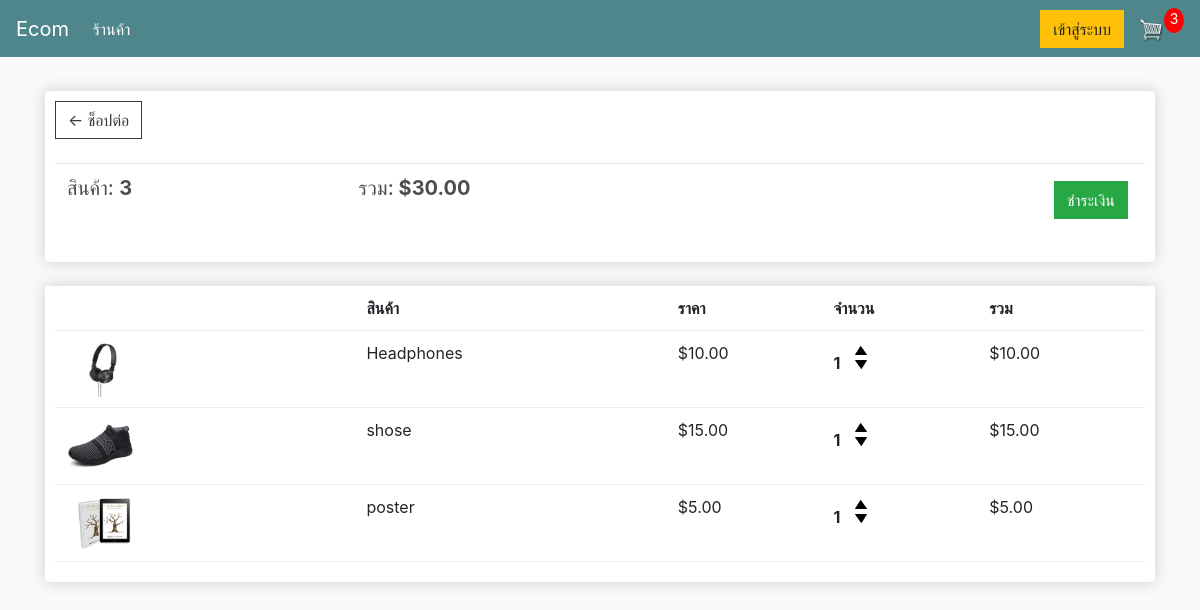
The app's page /cart/ (signed in) with its own data.
### store/models.py (models this page shows, shortened)
class Order(models.Model):
    customer = models.ForeignKey(Customer, on_delete=models.SET_NULL, null=True, blank=True)
    date_ordered = models.DateTimeField(auto_now_add=True)
    complete = models.BooleanField(default=False)
    transaction_id = models.CharField(max_length=100, null=True)
    charge_id = models.CharField(max_length=100, null=True, blank=True)  # เพิ่มฟิลด์ charge_id
    payment_status = models.CharField(max_length=50, choices=[('pending', 'Pending'), ('successful', 'Successful')], default='pending')
    @property
    def get_cart_total(self):
        orderitems = self.orderitem_set.all()
        total = sum([item.get_total for item in orderitems])
        return total
    @property
    def get_cart_items(self):
        orderitems = self.orderitem_set.all()
        total = sum([item.quantity for item in orderitems])
        return total

class OrderItem(models.Model):
    product = models.ForeignKey(Product, on_delete=models.SET_NULL, null=True)
    order = models.ForeignKey(Order, on_delete=models.SET_NULL, null=True)
    quantity = models.IntegerField(default=0, null=True, blank=True)
    date_added = models.DateTimeField(auto_now_add=True)
    motor_rounds = models.IntegerField(default=1)  # เพิ่มฟิลด์จำนวนรอบที่มอเตอร์ต้องหมุน
    @property
    def get_total(self):
        total = self.product.price * self.quantity
        return total

class Product(models.Model):
    name = models.CharField(max_length=200)
    price = models.FloatField(null=False)  # ราคาของสินค้า
    image = models.ImageField(null=True, blank=True)  # รูปภาพของสินค้า
    digital = models.BooleanField(default=False, null=True, blank=True)  # สินค้าแบบดิจิทัลหรือไม่
    motor = models.ForeignKey(Motor, on_delete=models.SET_NULL, null=True, blank=True)  # การเชื่อมโยงกับมอเตอร์
    motor_rounds = models.IntegerField(default=1)  # จำนวนรอบที่มอเตอร์ต้องหมุน
    @property
    def imageURL(self):
        try:
            url = self.image.url
        except:
            url = ''
        return url

### store/views.py (the view)
# urls.py: path('cart/', views.cart, name="cart"),
def cart(request):
    data = cartData(request)
    cartItems = data['cartItems']
    order = data['order']
    items = data['items']
    logger.info(f"Cart page rendered with {len(items)} items in the cart")
    return render(request, 'store/cart.html', {'items': items, 'order': order, 'cartItems': cartItems})

### store/utils.py (called while the page is built)
def cartData(request):
	if request.user.is_authenticated:
		customer = request.user.customer
		order, created = Order.objects.get_or_create(customer=customer, complete=False)
		items = order.orderitem_set.all()
		cartItems = order.get_cart_items
	else:
		cookieData = cookieCart(request)
		cartItems = cookieData['cartItems']
		order = cookieData['order']
		items = cookieData['items']
	return {'cartItems': cartItems, 'order': order, 'items': items}

### store/templates/store/cart.html
{% extends 'store/main.html' %}
{% load static %}
{% block content %}
	<div class="row">
		<div class="col-lg-12">
			<div class="box-element">
				<a class="btn btn-outline-dark" href="{% url 'store' %}">&#x2190; ช็อปต่อ</a>
				<br>
				<br>
				<table class="table">
					<tr>
						<th><h5>สินค้า: <strong>{{order.get_cart_items}}</strong></h5></th>
						<th><h5>รวม:<strong> ${{order.get_cart_total|floatformat:2}}</strong></h5></th>
						<th>
							<a style="float:right; margin:5px;" class="btn btn-success" href="{% url 'checkout' %}">ชำระเงิน</a>
						</th>
					</tr>
				</table>
			</div>
			<br>
			<div class="box-element">
				<div class="cart-row">
					<div style="flex:2"></div>
					<div style="flex:2"><strong>สินค้า</strong></div>
					<div style="flex:1"><strong>ราคา</strong></div>
					<div style="flex:1"><strong>จำนวน</strong></div>
					<div style="flex:1"><strong>รวม</strong></div>
				</div>
				{% for item in items %}
				<div class="cart-row">
					<div style="flex:2"><img class="row-image" src="{{item.product.imageURL}}"></div>
					<div style="flex:2"><p>{{item.product.name}}</p></div>
					<div style="flex:1"><p>${{item.product.price|floatformat:2}}</p></div>
					<div style="flex:1">
						<p class="quantity">{{item.quantity}}</p>
						<div class="quantity">
							<img data-product="{{item.product.id}}" data-action="add" class="chg-quantity update-cart" src="{% static  'images/arrow-up.png' %}">
							<img data-product="{{item.product.id}}" data-action="remove" class="chg-quantity update-cart" src="{% static  'images/arrow-down.png' %}">
						</div>
					</div>
					<div style="flex:1"><p>${{item.get_total|floatformat:2}}</p></div>
				</div>
				{% endfor %}
			</div>
		</div>
	</div>
{% endblock content %}

### static/css/main.css (style rules this page uses)
body { background-color: hsl(0, 0%, 98%); }
h1,h2,h3,h4,h5,h6 { color: hsl(0, 0%, 30%); }
.box-element { box-shadow: hsl(0, 0%, 80%) 0 0 16px; background-color: #fff; border-radius: 4px; padding: 10px; }
.col-lg-4, .col-lg-6, .col-lg-8, .col-lg-12 { margin-top: 10px; }
.btn { border-radius: 0; }
.row-image { width: 100px; }
.cart-row { display: flex; align-items: flex-stretch; padding-bottom: 10px; margin-bottom: 10px; border-bottom: 1px solid #ececec; }
.quantity { display: inline-block; font-weight: 700; padding-right:10px; }
.chg-quantity { width: 12px; cursor: pointer; display: block; margin-top: 5px; transition: .1s; }

### records on screen
Order: get_cart_items "3", get_cart_total "30.00"
OrderItem: product.imageURL (picture), product.name "Headphones", product.price "10.00", quantity "1", get_total "10.00"
OrderItem: product.imageURL (picture), product.name "shose", product.price "15.00", quantity "1", get_total "15.00"
OrderItem: product.imageURL (picture), product.name "poster", product.price "5.00", quantity "1", get_total "5.00"

### other values on screen
{{ cartItems }} "3"
